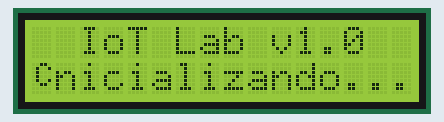
A sketch run on a simulated Arduino Mega 2560, built with avr-gcc and run on an emulated ATmega2560. Shown: 16×2 character LCD. Random numbers use the default seed unless the sketch sets one.

Above: at 0.1 s.
At 0.6 s:
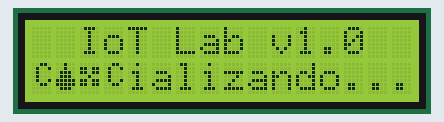
At 1.2 s:
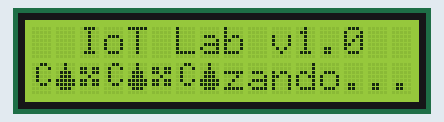
At 2.4 s:
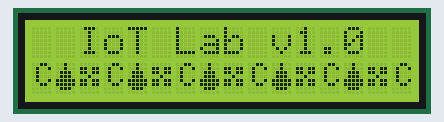
At 3.0 s:
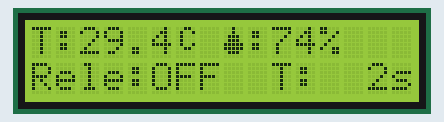
At 38.2 s:
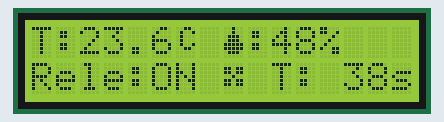

Measured:
- what the display in image 3 shows lasts 0.7 s, from 2.3 s to 3.0 s
- what the display in image 4 shows lasts 1.0 s, from 3.0 s to 4.0 s

The sketch:

display.ino
```cpp
/*
 * Laboratorio IoT - Actividad 3: Display LCD1602
 * Placa: ATmega2560 (Arduino Mega)
 * Modo: Paralelo 4 bits
 */

#include <LiquidCrystal.h>

// Pines de conexion LCD (RS, E, D4, D5, D6, D7)
LiquidCrystal lcd(12, 11, 5, 4, 3, 2);

// Definicion de caracteres personalizados (5x8 pixeles)
byte gradoCelsius[8] = {
  0b00110,
  0b01001,
  0b01000,
  0b01000,
  0b01001,
  0b00110,
  0b00000,
  0b00000
};

byte gotaHumedad[8] = {
  0b00100,
  0b00100,
  0b01110,
  0b01110,
  0b11111,
  0b11111,
  0b01110,
  0b00000
};

byte ventiladorOn[8] = {
  0b00000,
  0b11011,
  0b11011,
  0b00100,
  0b11011,
  0b11011,
  0b00000,
  0b00000
};

// Variables globales
float temperaturaSimulada = 25.0;
float humedadSimulada = 60.0;
bool releEstado = false;

void setup() {
  Serial.begin(9600);

  // Crear caracteres personalizados (posiciones 0, 1, 2)
  lcd.createChar(0, gradoCelsius);
  lcd.createChar(1, gotaHumedad);
  lcd.createChar(2, ventiladorOn);

  // Inicializar LCD: 16 columnas, 2 filas
  lcd.begin(16, 2);

  // Secuencia de bienvenida
  mostrarBienvenida();
}

void loop() {
  // Simulacion de datos (en practica real, leer de DHT-11)
  temperaturaSimulada = simularTemperatura();
  humedadSimulada = simularHumedad();
  releEstado = (millis() / 10000) % 2;  // Alternar cada 10s

  // Actualizar pantalla con datos
  actualizarPantalla(temperaturaSimulada, humedadSimulada, releEstado);

  delay(1000);  // Actualizacion cada segundo
}

// ==================== FUNCIONES DE PANTALLA ====================

void mostrarBienvenida() {
  lcd.clear();
  lcd.setCursor(0, 0);
  lcd.print("  IoT Lab v1.0  ");

  lcd.setCursor(0, 1);
  lcd.print("Inicializando...");

  // Barra de progreso animada
  for (int i = 0; i < 16; i++) {
    lcd.setCursor(i, 1);
    // Usar caracteres personalizados para animacion
    lcd.write(byte(i % 3));
    delay(150);
  }

  delay(500);
  lcd.clear();
}

void actualizarPantalla(float temp, float hum, bool rele) {
  // Linea 0: Temperatura y Humedad
  lcd.setCursor(0, 0);

  // Temperatura con simbolo de grado personalizado
  lcd.print("T:");
  if (temp < 10) lcd.print(" ");  // Alineacion
  lcd.print(temp, 1);
  lcd.write(byte(0));  // Grado Celsius personalizado

  // Separador
  lcd.print(" ");

  // Humedad con simbolo de gota
  lcd.write(byte(1));  // Gota
  lcd.print(":");
  if (hum < 10) lcd.print(" ");
  lcd.print(hum, 0);
  lcd.print("%");

  // Linea 1: Estado del sistema
  lcd.setCursor(0, 1);

  // Indicador de rele
  lcd.print("Rele:");
  if (rele) {
    lcd.print("ON ");
    lcd.write(byte(2));  // Ventilador
  } else {
    lcd.print("OFF   ");
  }

  // Contador de tiempo de operacion
  lcd.setCursor(10, 1);
  lcd.print("T:");
  unsigned long segundos = millis() / 1000;
  if (segundos < 100) lcd.print(" ");
  if (segundos < 10) lcd.print(" ");
  lcd.print(segundos);
  lcd.print("s");
}

// ==================== SIMULACION ====================

float simularTemperatura() {
  // Simular entre 20 y 35 grados con variacion sinusoidal
  return 27.5 + 7.5 * sin(millis() / 10000.0) + random(-10, 10) / 10.0;
}

float simularHumedad() {
  // Simular entre 40% y 80%
  return 60.0 + 15.0 * cos(millis() / 15000.0) + random(-20, 20) / 10.0;
}
```
